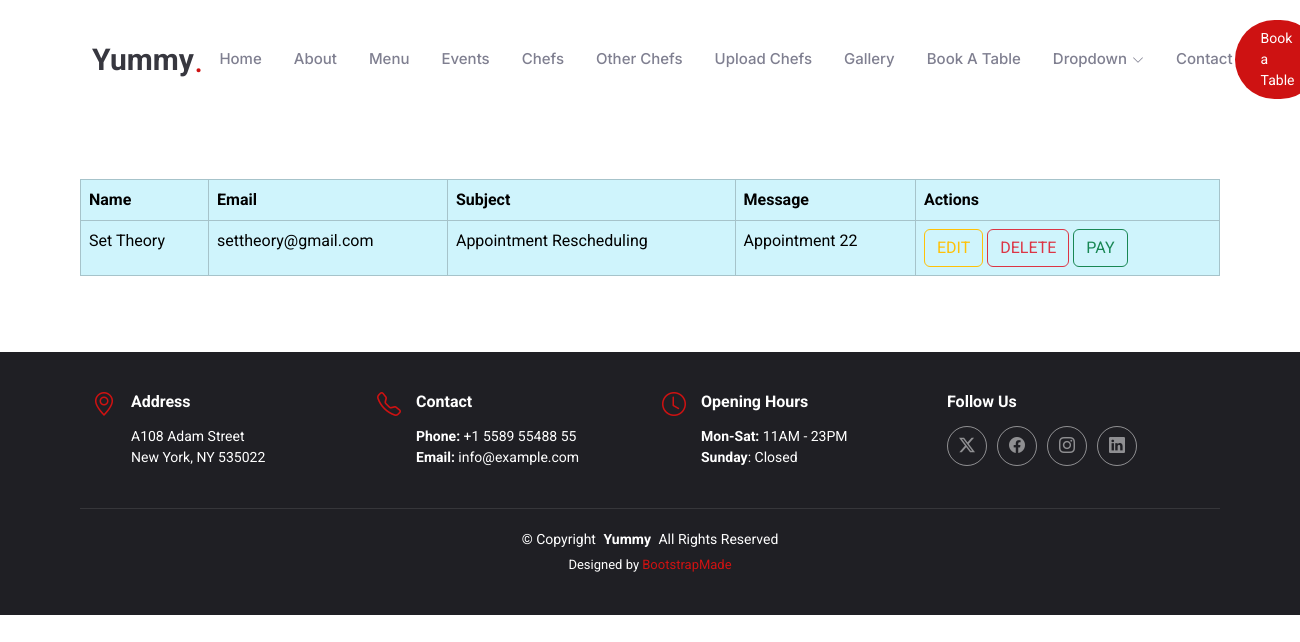
The app's page /showcontacts/ with its own data.
### myapp/models.py (models this page shows, shortened)
class ContactTable(models.Model):
    name = models.CharField(max_length=100)
    email = models.EmailField(max_length=100)
    subject = models.CharField(max_length=100)
    message = models.TextField()

### myapp/views.py (the view)
# urls.py: path('showcontacts/', views.showcontacts, name='showcontacts'),  # Display all contacts
def showcontacts(request):
    allcontacts = ContactTable.objects.all()  # Retrieve all contact messages
    return render(request, 'showcontacts.html', {'mycontacts': allcontacts})  # Pass messages to the template

### templates/showcontacts.html
{% extends 'starter-page.html' %}
{% load static %}
{% block body %}
    <table class="table table-bordered table-info container">
        <thead>
            <tr>
                <th>Name</th>
                <th>Email</th>
                <th>Subject</th>
                <th>Message</th>
                <th>Actions</th>
            </tr>
        </thead>
        <tbody>
            {% for x in mycontacts %}
            <tr>
                <td>{{ x.name }}</td>
                <td>{{ x.email }}</td>
                <td>{{ x.subject }}</td>
                <td>{{ x.message }}</td>
                <td>
                    <a href="/editcontacts/{{ x.id }}" class="btn btn-outline-warning">EDIT</a>
                    <a href="/deletecontacts/{{ x.id }}" class="btn btn-outline-danger">DELETE</a>
                    <a href="" class="btn btn-outline-success">PAY</a>
                </td>
            </tr>
            {% endfor %}
        </tbody>
    </table>
{% endblock %}

### static/assets/css/main.css (style rules this page uses)
:root { --default-font: "Roboto", system-ui, -apple-system, "Segoe UI", Roboto, "Helvetica Neue", Arial, "Noto Sans", "Liberation Sans", sans-serif, "Apple Color Emoji", "Segoe UI Emoji", "Segoe UI Symbol", "Noto Color Emoji"; --heading-font: "Amatic SC", sans-serif; --nav-font: "Inter", sans-serif; }
:root { --background-color: #ffffff; --default-color: #212529; --heading-color: #37373f; --accent-color: #ce1212; --surface-color: #ffffff; --contrast-color: #ffffff; }
:root { --nav-color: #7f7f90; --nav-hover-color: #ce1212; --nav-mobile-background-color: #ffffff; --nav-dropdown-background-color: #ffffff; --nav-dropdown-color: #7f7f90; --nav-dropdown-hover-color: #ce1212; }
:root { scroll-behavior: smooth; }
body { color: var(--default-color); background-color: var(--background-color); font-family: var(--default-font); }
a { color: var(--accent-color); text-decoration: none; transition: 0.3s; }

### records on screen
ContactTable: name "Set Theory", email "settheory@gmail.com", subject "Appointment Rescheduling", message "Appointment 22"
